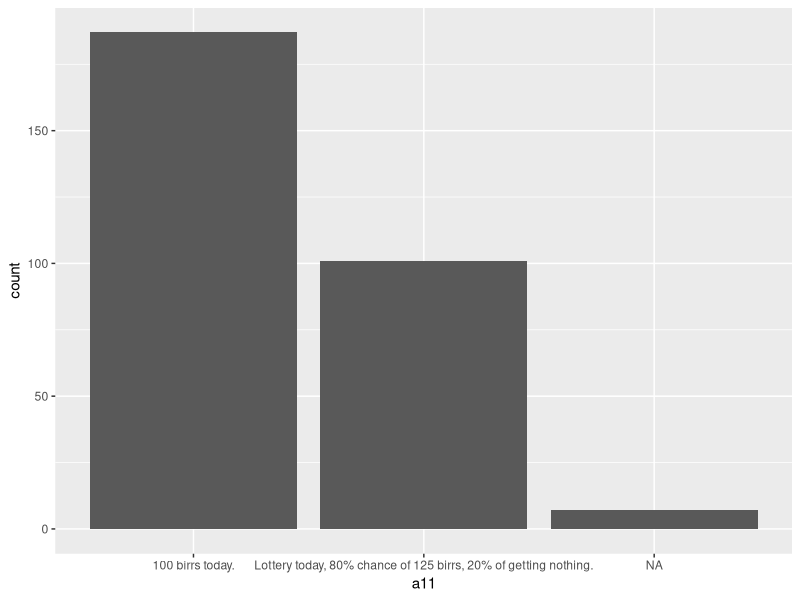

Generate this figure with R: (Note: this script raises an error after producing the figure.)
library(tidyverse)
library(readxl)
library(ggplot2)
setwd("C:/Users/Ezana Teodros/Downloads")


data = read_excel('weekdayend_all.xlsx') 

#### A11-A36 (Grading - Behavioral Test (BT)) ####

# Question regarding 1 is correct, zero is wrong

BT = c('a11',
       'a12',
       'a13',
       'a14',
       'a15',
       'a16',
       'a21',
       'a22',
       'a23',
       'a24',
       'a25',
       'a26',
       'a31',
       'a32',
       'a33',
       'a34',
       'a35',
       'a36')

 
data_BT = data %>%
  select(all_of(BT)) %>%
  mutate(across(BT[c(1:18)], as.factor)) %>%
  mutate(a11 = recode(a11,
                           `0` = '100 birrs today.',
                           `1` = 'Lottery today, 80% chance of 125 birrs, 20% of getting nothing.',
                           `-9` = 'Missing')) %>%
  mutate(a12 = recode(a12,
                      `0` = '100 birrs today.',
                      `1` = 'Lottery today, 70% chance of 143 birrs, 30% of getting nothing.',
                      `-9` = 'Missing')) %>%
  mutate(a13 = recode(a13,
                      `0` = '100 birrs today.',
                      `1` = 'Lottery today, 60% chance of 167 birrs, 40% of getting nothing.',
                      `-9` = 'Missing')) %>%
  mutate(a14 = recode(a14,
                      `0` = '100 birrs today.',
                      `1` = 'Lottery today, 50% chance of 200 birrs, 50% of getting nothing.',
                      `-9` = 'Missing')) %>%
  mutate(a15 = recode(a15,
                      `0` = '100 birrs today.',
                      `1` = 'Lottery today, 40% chance of 250 birrs, 60% of getting nothing.',
                      `-9` = 'Missing')) %>%
  mutate(a16 = recode(a16,
                      `0` = '100 birrs today.',
                      `1` = 'Lottery today, 30% chance of 333 birrs, 70% of getting nothing.',
                      `-9` = 'Missing')) %>%
  mutate(a21 = recode(a21,
                      `0` = '100 birrs today.',
                      `1` = '105 birrs in a year.',
                      `-9` = 'Missing')) %>%
  mutate(a22 = recode(a22,
                      `0` = '100 birrs today.',
                      `1` = '110 birrs in a year.',
                      `-9` = 'Missing')) %>%
  mutate(a23 = recode(a23,
                      `0` = '100 birrs today.',
                      `1` = '120 birrs in a year.',
                      `-9` = 'Missing')) %>%
  mutate(a24 = recode(a24,
                      `0` = '100 birrs today.',
                      `1` = '130 birrs in a year.',
                      `-9` = 'Missing')) %>%  
  mutate(a25 = recode(a25,
                      `0` = '100 birrs today.',
                      `1` = '140 birrs in a year.',
                      `-9` = 'Missing')) %>%
  mutate(a26 = recode(a26,
                      `0` = '100 birrs today.',
                      `1` = '150 birrs in a year.',
                      `-9` = 'Missing')) %>%
  mutate(a31 = recode(a31,
                      `0` = 'Get 100 birrs in 6 months.',
                      `1` = 'Get 105 birrs in a year.',
                      `-9` = 'Missing')) %>%
  mutate(a32 = recode(a32,
                      `0` = 'Get 100 birrs in 6 months.',
                      `1` = 'Get 110 birrs in a year.',
                      `-9` = 'Missing')) %>%
  mutate(a33 = recode(a33,
                      `0` = 'Get 100 birrs in 6 months.',
                      `1` = 'Get 120 birrs in a year.',
                      `-9` = 'Missing')) %>%  
  mutate(a34 = recode(a34,
                      `0` = 'Get 100 birrs in 6 months.',
                      `1` = 'Get 130 birrs in a year.',
                      `-9` = 'Missing')) %>%
  mutate(a35 = recode(a35,
                    `0` = 'Get 100 birrs in 6 months.',
                    `1` = 'Get 140 birrs in a year.',
                    `-9` = 'Missing')) %>%
  mutate(a36 = recode(a36,
                      `0` = 'Get 100 birrs in 6 months.',
                      `1` = 'Get 150 birrs in a year.',
                      `-9` = 'Missing'))

str(BT)


ggplot(data = data_BT) +
  geom_bar(aes(x = a11)) +
  ggsave('a11.png')

ggplot(data = data_BT) +
  geom_bar(aes(x = a12)) +
  ggsave('a12.png')

ggplot(data = data_BT) +
  geom_bar(aes(x = a13)) +
  ggsave('a13.png')

ggplot(data = data_BT) +
  geom_bar(aes(x = a14)) +
  ggsave('a14.png')

ggplot(data = data_BT) +
  geom_bar(aes(x = a15)) +
  ggsave('a15.png')
 
ggplot(data = data_BT) +
  geom_bar(aes(x = a16)) +
  ggsave('a16.png')

ggplot(data = data_BT) +
  geom_bar(aes(x = a21)) +
  ggsave('a21.png')

ggplot(data = data_BT) +
  geom_bar(aes(x = a22)) +
  ggsave('a22.png')

ggplot(data = data_BT) +
  geom_bar(aes(x = a23)) +
  ggsave('a23.png')

ggplot(data = data_BT) +
  geom_bar(aes(x = a24)) +
  ggsave('a24.png')

ggplot(data = data_BT) +
  geom_bar(aes(x = a25)) +
  ggsave('a25.png')

ggplot(data = data_BT) +
  geom_bar(aes(x = a26)) +
  ggsave('a26.png')

ggplot(data = data_BT) +
  geom_bar(aes(x = a31)) +
  ggsave('a31.png')

ggplot(data = data_BT) +
  geom_bar(aes(x = a32)) +
  ggsave('a32.png')

ggplot(data = data_BT) +
  geom_bar(aes(x = a33)) +
  ggsave('a33.png')

ggplot(data = data_BT) +
  geom_bar(aes(x = a34)) +
  ggsave('a34.png')

ggplot(data = data_BT) +
  geom_bar(aes(x = a35)) +
  ggsave('a35.png')

ggplot(data = data_BT) +
  geom_bar(aes(x = a36)) +
  ggsave('a36.png')

#### B1-B12 (Grading - Cognitive Test (CT)) ####

# Question regarding values to put for 1-6

CT = c('b1',
       'b2',
       'b3',
       'b4',
       'b5',
       'b6',
       'b7',
       'b8',
       'b9',
       'b10',
       'b11',
       'b12')

data_CT = data %>%
  select(all_of(CT)) %>%
  mutate(across(CT[c(1:12)], as.factor)) %>%
  mutate(across(CT[c(1)], ~recode(.,
                                     `1` = 'Incorrect',
                                     `2` = 'Correct',
                                     `3` = 'Incorrect',
                                     `4` = 'Incorrect',
                                     `5` = 'Incorrect',
                                     `6` = 'Incorrect'))) %>%
  mutate(across(CT[c(2)], ~recode(.,
                                `1` = 'Incorrect',
                                `2` = 'Incorrect',
                                `3` = 'Incorrect',
                                `4` = 'Incorrect',
                                `5` = 'Incorrect',
                                `6` = 'Correct'))) %>%
  mutate(across(CT[c(3)], ~recode(.,
                                  `1` = 'Correct',
                                  `2` = 'Incorrect',
                                  `3` = 'Incorrect',
                                  `4` = 'Incorrect',
                                  `5` = 'Incorrect',
                                  `6` = 'Incorrect'))) %>%
  mutate(across(CT[c(4)], ~recode(.,
                                  `1` = 'Incorrect',
                                  `2` = 'Correct',
                                  `3` = 'Incorrect',
                                  `4` = 'Incorrect',
                                  `5` = 'Incorrect',
                                  `6` = 'Incorrect'))) %>%
  mutate(across(CT[c(5)], ~recode(.,
                                  `1` = 'Correct',
                                  `2` = 'Incorrect',
                                  `3` = 'Incorrect',
                                  `4` = 'Incorrect',
                                  `5` = 'Incorrect',
                                  `6` = 'Incorrect'))) %>%
  mutate(across(CT[c(6)], ~recode(.,
                                  `1` = 'Incorrect',
                                  `2` = 'Incorrect',
                                  `3` = 'Correct',
                                  `4` = 'Incorrect',
                                  `5` = 'Incorrect',
                                  `6` = 'Incorrect'))) %>% 
  mutate(across(CT[c(7)], ~recode(.,
                                  `1` = 'Incorrect',
                                  `2` = 'Incorrect',
                                  `3` = 'Incorrect',
                                  `4` = 'Incorrect',
                                  `5` = 'Correct',
                                  `6` = 'Incorrect'))) %>% 
  mutate(across(CT[c(8)], ~recode(.,
                                  `1` = 'Incorrect',
                                  `2` = 'Incorrect',
                                  `3` = 'Incorrect',
                                  `4` = 'Incorrect',
                                  `5` = 'Incorrect',
                                  `6` = 'Correct'))) %>%
  mutate(across(CT[c(9)], ~recode(.,
                                  `1` = 'Incorrect',
                                  `2` = 'Incorrect',
                                  `3` = 'Incorrect',
                                  `4` = 'Correct',
                                  `5` = 'Incorrect',
                                  `6` = 'Incorrect'))) %>%
  mutate(across(CT[c(10)], ~recode(.,
                                  `1` = 'Incorrect',
                                  `2` = 'Incorrect',
                                  `3` = 'Correct',
                                  `4` = 'Incorrect',
                                  `5` = 'Incorrect',
                                  `6` = 'Incorrect'))) %>%
  mutate(across(CT[c(11)], ~recode(.,
                                   `1` = 'Incorrect',
                                   `2` = 'Incorrect',
                                   `3` = 'Correct',
                                   `4` = 'Incorrect',
                                   `5` = 'Incorrect',
                                   `6` = 'Incorrect'))) %>%
  mutate(across(CT[c(12)], ~recode(.,
                                   `1` = 'Incorrect',
                                   `2` = 'Incorrect',
                                   `3` = 'Incorrect',
                                   `4` = 'Incorrect',
                                   `5` = 'Correct',
                                   `6` = 'Incorrect'))) 
str(data_CT) 

ggplot(data = data_CT) +
  geom_bar(aes(x = b1)) +
  ggsave('b1.png')

ggplot(data = data_CT) +
  geom_bar(aes(x = b2)) +
  ggsave('b2.png')

ggplot(data = data_CT) +
  geom_bar(aes(x = b3)) +
  ggsave('b3.png')

ggplot(data = data_CT) +
  geom_bar(aes(x = b4)) +
  ggsave('b4.png')

ggplot(data = data_CT) +
  geom_bar(aes(x = b5)) +
  ggsave('b5.png')

ggplot(data = data_CT) +
  geom_bar(aes(x = b6)) +
  ggsave('b6.png')

ggplot(data = data_CT) +
  geom_bar(aes(x = b7)) +
  ggsave('b7.png')

ggplot(data = data_CT) +
  geom_bar(aes(x = b8)) +
  ggsave('b8.png')

ggplot(data = data_CT) +
  geom_bar(aes(x = b9)) +
  ggsave('b9.png')

ggplot(data = data_CT) +
  geom_bar(aes(x = b10)) +
  ggsave('b10.png')

ggplot(data = data_CT) +
  geom_bar(aes(x = b11)) +
  ggsave('b11.png')

ggplot(data = data_CT) +
  geom_bar(aes(x = b12)) +
  ggsave('b12.png')


#### B1-B12 (Grading - Dexterity (DX)) ####

DX = c('card_qual',
       'needle_qual')

data_DX = data %>%
  select(all_of(DX)) %>%
  mutate(across(DX[c(1:2)], as.factor)) %>%
  mutate(card_qual= recode(card_qual,
                                     `0` = 'Two piles have the same number of cards.',
                                     `1` = 'Two piles have similar number of cards but not exactly the same.',
                                     `2` = 'Two piles have very differnt number of cards.',
                                     `-9` = 'Missing')) %>%
  
  mutate(needle_qual= recode(needle_qual,
                              `0` = 'Worker pulled through 2 or 3 needles.',
                              `1` = 'Worker pulled 1 needle.',
                              `2` = 'Worker pulled 0 needle.',
                              `-9` = 'Missing')) 

str(data_CT) 

ggplot(data = data_DX) +
  geom_bar(aes(x = card_qual)) +
  ggsave('DX1.png')

ggplot(data = data_DX) +
  geom_bar(aes(x = needle_qual)) +
  ggsave('DX2.png')
